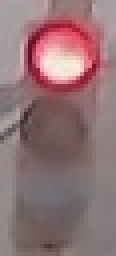
#> input picture Computer_Vision_Machine_Learning/Traffic_Light_Classifier/traffic_light_images/training/red/0166f90e-c685-4f0b-98ed-0c3fd338ff01.jpg, 29 x 64 px (shown 4 times larger)
$ python cv2_inrange_helper.py
#> lines starting #> are read from the running program, lines starting #| are printed output that depends on the picture; after the words box and inside, x2 and y2 are one past the last pixel; in counts of white or black regions, pixels touching at a corner belong together
### Computer_Vision_Machine_Learning/Traffic_Light_Classifier/helpers.py
# Helper functions

import os
import glob # library for loading images from a directory
import matplotlib.image as mpimg


# This function loads in images and their labels and places them in a list
# The list contains all images and their associated labels
# For example, after data is loaded, im_list[0][:] will be the first image-label pair in the list
def load_dataset(image_dir):

    # Populate this empty image list
#> called with image_dir = 'traffic_light_images/training/'
    im_list = []
    image_types = ["red", "yellow", "green"]

    # Iterate through each color folder
    for im_type in image_types:

        # Iterate through each image file in each image_type folder
        # glob reads in any image with the extension "image_dir/im_type/*"
        for file in glob.glob(os.path.join(image_dir, im_type, "*")):

            # Read in the image
            im = mpimg.imread(file)
#> im is the input picture: shape (64, 29, 3); mean R, G, B 144.6, 115.1, 117.4

            # Check if the image exists/if it's been correctly read-in
            if not im is None:
                # Append the image, and it's type (red, green, yellow) to the image list
                im_list.append((im, im_type))

    return im_list

### Computer_Vision_Machine_Learning/Traffic_Light_Classifier/cv2_inrange_helper.py
# -*- coding: utf-8 -*-
"""
Created on Sun Mar 29 15:35:33 2020

@author: nmazzilli24
"""

import cv2 # computer vision library
import helpers # helper functions

import random
import numpy as np
import matplotlib.pyplot as plt
import matplotlib.image as mpimg # for loading in images
import numpy as np


def nothing(x):
    pass


# Image data directories
IMAGE_DIR_TRAINING = "traffic_light_images/training/"
IMAGE_DIR_TEST = "traffic_light_images/test/"
IMAGE_LIST = helpers.load_dataset(IMAGE_DIR_TRAINING)
print(len(IMAGE_LIST))
image = IMAGE_LIST[0][0]


# Create a window
cv2.namedWindow('image')

# create trackbars for color change
cv2.createTrackbar('lowH','image',0,179,nothing)
#> slider 'lowH' is set to 35
cv2.createTrackbar('highH','image',179,179,nothing)

cv2.createTrackbar('lowS','image',0,255,nothing)
#> slider 'lowS' is set to 51
cv2.createTrackbar('highS','image',255,255,nothing)

cv2.createTrackbar('lowV','image',0,255,nothing)
#> slider 'lowV' is set to 51
cv2.createTrackbar('highV','image',255,255,nothing)

while(True):
    frame = image

    # get current positions of the trackbars
    ilowH = cv2.getTrackbarPos('lowH', 'image')
    ihighH = cv2.getTrackbarPos('highH', 'image')
    ilowS = cv2.getTrackbarPos('lowS', 'image')
    ihighS = cv2.getTrackbarPos('highS', 'image')
    ilowV = cv2.getTrackbarPos('lowV', 'image')
    ihighV = cv2.getTrackbarPos('highV', 'image')

    # convert color to hsv because it is easy to track colors in this color model
    hsv = cv2.cvtColor(frame, cv2.COLOR_BGR2HSV)
#> hsv: shape (64, 29, 3); mean H, S, V 122.3, 51.3, 144.6
    lower_hsv = np.array([ilowH, ilowS, ilowV])
    higher_hsv = np.array([ihighH, ihighS, ihighV])
    # Apply the cv2.inrange method to create a mask
    mask = cv2.inRange(hsv, lower_hsv, higher_hsv)
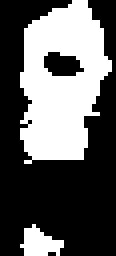
#> mask: shape (64, 29) (shown 4 times larger); 37.2% white; 2 white regions, box (x1, y1, x2, y2) and area: (5, 0, 28, 41) 637, (5, 56, 16, 64) 54
    # Apply the mask on the image to extract the original color
    frame = cv2.bitwise_and(frame, frame, mask=mask)
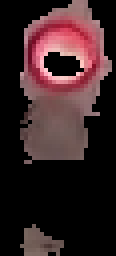
#> frame: shape (64, 29, 3) (shown 4 times larger); mean R, G, B 55.7, 34.8, 36.8
    plt.imshow(frame)
    # Press q to exit
    if cv2.waitKey(1) & 0xFF == ord('q'):
#> (key q is pressed here)
        break

cv2.destroyAllWindows()
